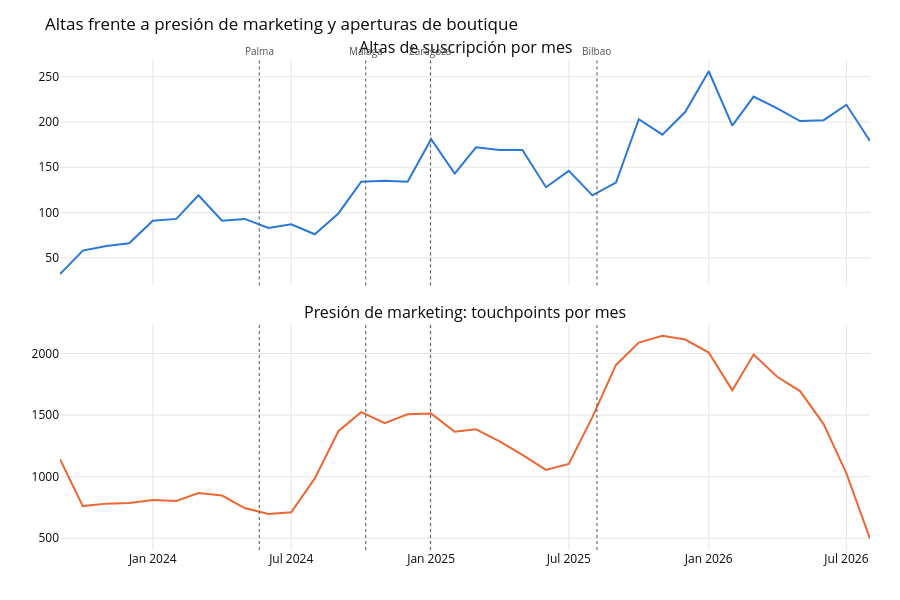

The cell this chart's notebook holds for it:
### Markdown cell above
### Campañas y aperturas de tienda

Lo que sigue es **contexto, no atribución**. Se superpone la presión de marketing y las aperturas
de boutique sobre las altas mensuales para ver si coinciden con los tramos donde la serie se
acelera. Repartir el mérito entre canales es el trabajo de la página 6, que usa modelos de
atribución de verdad; aquí sólo se mira si hay coincidencia temporal.

### Code cell
con = duckdb.connect(str(DB_PATH), read_only=True)
marketing_monthly = con.sql("""
    select touchpoint_month as m, count(*) as touchpoints, sum(cost_eur) as spend_eur
    from fct_marketing_attribution
    group by 1
""").df()
# La apertura de una boutique se deduce de su primera venta en fct_shop_orders. Coincide al día
# con la fecha de apertura real para las cuatro que abren dentro del histórico, así que no hace
# falta exponer la tabla de tiendas como mart sólo para esto.
store_openings = con.sql("""
    select store_id, any_value(store_city) as city, min(order_date) as opened_at
    from fct_shop_orders
    where store_id is not null
    group by 1
""").df()
con.close()

marketing_touchpoints = ts.build_series(marketing_monthly, "m", "touchpoints", freq="MS")
marketing_spend = ts.build_series(marketing_monthly, "m", "spend_eur", freq="MS")
store_openings["opened_at"] = pd.to_datetime(store_openings["opened_at"])
# Margen de un mes: una boutique que ya estaba abierta cuando arranca el histórico vende desde
# el primer día, así que su "primera venta" no es una apertura. Sin el margen se colarían
# Barcelona y Sevilla, que simplemente venden el 2 y el 3 de septiembre de 2023.
first_month_end = active.index.min() + pd.Timedelta(days=30)
openings = store_openings[store_openings.opened_at > first_month_end].sort_values("opened_at")
print("Aperturas de boutique dentro del histórico:")
print(openings.to_string(index=False))

fig = make_subplots(rows=2, cols=1, shared_xaxes=True, vertical_spacing=0.08,
                    subplot_titles=("Altas de suscripción por mes",
                                    "Presión de marketing: touchpoints por mes"))
fig.add_trace(go.Scatter(x=signups.index, y=signups.to_numpy(), mode="lines",
                         line=dict(color=C_BLUE, width=2), showlegend=False), row=1, col=1)
fig.add_trace(go.Scatter(x=marketing_touchpoints.index, y=marketing_touchpoints.to_numpy(),
                         mode="lines", line=dict(color=C_ORANGE, width=2),
                         showlegend=False), row=2, col=1)
for _, row in openings.iterrows():
    for r in (1, 2):
        fig.add_vline(x=row.opened_at, line=dict(color=C_MUTED, width=1, dash="dot"), row=r, col=1)
    fig.add_annotation(x=row.opened_at, yref="y domain", y=1.0, row=1, col=1,
                       text=row.city, showarrow=False, yanchor="bottom",
                       font=dict(color=C_MUTED, size=10))
layout4 = {k: v for k, v in PLOT_LAYOUT.items() if k not in ("height", "xaxis", "yaxis", "legend")}
fig.update_layout(**layout4, height=600, showlegend=False,
                  title="Altas frente a presión de marketing y aperturas de boutique")
fig.update_xaxes(gridcolor=C_GRID); fig.update_yaxes(gridcolor=C_GRID)
fig.show()

print()
print("Touchpoints por mes, últimos 8:")
print(marketing_touchpoints.tail(8).astype(int).to_string())

### Figure 1 — Plotly figure (JSON) as saved in the notebook; plotly's stock layout.template omitted (floating-point values rounded to 4 significant figures)
{"data": [{"line": {"color": "#2a78d6", "width": 2}, "mode": "lines", "showlegend": false, "type": "scatter", "x": ["2023-09-01T00:00:00.000000", "2023-10-01T00:00:00.000000", "2023-11-01T00:00:00.000000", "2023-12-01T00:00:00.000000", "2024-01-01T00:00:00.000000", "2024-02-01T00:00:00.000000", "2024-03-01T00:00:00.000000", "2024-04-01T00:00:00.000000", "2024-05-01T00:00:00.000000", "2024-06-01T00:00:00.000000", "2024-07-01T00:00:00.000000", "2024-08-01T00:00:00.000000", "2024-09-01T00:00:00.000000", "2024-10-01T00:00:00.000000", "2024-11-01T00:00:00.000000", "2024-12-01T00:00:00.000000", "2025-01-01T00:00:00.000000", "2025-02-01T00:00:00.000000", "2025-03-01T00:00:00.000000", "2025-04-01T00:00:00.000000", "2025-05-01T00:00:00.000000", "2025-06-01T00:00:00.000000", "2025-07-01T00:00:00.000000", "2025-08-01T00:00:00.000000", "2025-09-01T00:00:00.000000", "2025-10-01T00:00:00.000000", "2025-11-01T00:00:00.000000", "2025-12-01T00:00:00.000000", "2026-01-01T00:00:00.000000", "2026-02-01T00:00:00.000000", "2026-03-01T00:00:00.000000", "2026-04-01T00:00:00.000000", "2026-05-01T00:00:00.000000", "2026-06-01T00:00:00.000000", "2026-07-01T00:00:00.000000", "2026-08-01T00:00:00.000000"], "xaxis": "x", "y": [32, 58, 63, 66, 91, 93, 119, 91, 93, 83, 87, 76, 99, 134, 135, 134, 181, 143, 172, 169, 169, 128, 146, 119, 133, 203, 186, 211, 256, 196, 228, 215, 201, 202, 219, 179], "yaxis": "y"}, {"line": {"color": "#eb6834", "width": 2}, "mode": "lines", "showlegend": false, "type": "scatter", "x": ["2023-09-01T00:00:00.000000", "2023-10-01T00:00:00.000000", "2023-11-01T00:00:00.000000", "2023-12-01T00:00:00.000000", "2024-01-01T00:00:00.000000", "2024-02-01T00:00:00.000000", "2024-03-01T00:00:00.000000", "2024-04-01T00:00:00.000000", "2024-05-01T00:00:00.000000", "2024-06-01T00:00:00.000000", "2024-07-01T00:00:00.000000", "2024-08-01T00:00:00.000000", "2024-09-01T00:00:00.000000", "2024-10-01T00:00:00.000000", "2024-11-01T00:00:00.000000", "2024-12-01T00:00:00.000000", "2025-01-01T00:00:00.000000", "2025-02-01T00:00:00.000000", "2025-03-01T00:00:00.000000", "2025-04-01T00:00:00.000000", "2025-05-01T00:00:00.000000", "2025-06-01T00:00:00.000000", "2025-07-01T00:00:00.000000", "2025-08-01T00:00:00.000000", "2025-09-01T00:00:00.000000", "2025-10-01T00:00:00.000000", "2025-11-01T00:00:00.000000", "2025-12-01T00:00:00.000000", "2026-01-01T00:00:00.000000", "2026-02-01T00:00:00.000000", "2026-03-01T00:00:00.000000", "2026-04-01T00:00:00.000000", "2026-05-01T00:00:00.000000", "2026-06-01T00:00:00.000000", "2026-07-01T00:00:00.000000", "2026-08-01T00:00:00.000000"], "xaxis": "x2", "y": [1141, 761, 781, 786, 811, 802, 867, 847, 745, 697, 711, 986, 1369, 1524, 1435, 1507, 1512, 1364, 1384, 1287, 1177, 1055, 1103, 1483, 1907, 2088, 2143, 2113, 2007, 1701, 1992, 1811, 1695, 1427, 1026, 496], "yaxis": "y2"}], "layout": {"annotations": [{"font": {"size": 16}, "showarrow": false, "text": "Altas de suscripción por mes", "x": 0.5, "xanchor": "center", "xref": "paper", "y": 1.0, "yanchor": "bottom", "yref": "paper"}, {"font": {"size": 16}, "showarrow": false, "text": "Presión de marketing: touchpoints por mes", "x": 0.5, "xanchor": "center", "xref": "paper", "y": 0.46, "yanchor": "bottom", "yref": "paper"}, {"font": {"color": "#52514e", "size": 10}, "showarrow": false, "text": "Palma", "x": "2024-05-20T00:00:00", "xref": "x", "y": 1.0, "yanchor": "bottom", "yref": "y domain"}, {"font": {"color": "#52514e", "size": 10}, "showarrow": false, "text": "Málaga", "x": "2024-10-07T00:00:00", "xref": "x", "y": 1.0, "yanchor": "bottom", "yref": "y domain"}, {"font": {"color": "#52514e", "size": 10}, "showarrow": false, "text": "Zaragoza", "x": "2024-12-31T00:00:00", "xref": "x", "y": 1.0, "yanchor": "bottom", "yref": "y domain"}, {"font": {"color": "#52514e", "size": 10}, "showarrow": false, "text": "Bilbao", "x": "2025-08-07T00:00:00", "xref": "x", "y": 1.0, "yanchor": "bottom", "yref": "y domain"}], "font": {"color": "#0b0b0b", "size": 12}, "height": 600, "hovermode": "x unified", "margin": {"b": 50, "l": 60, "r": 30, "t": 60}, "shapes": [{"line": {"color": "#52514e", "dash": "dot", "width": 1}, "type": "line", "x0": "2024-05-20T00:00:00", "x1": "2024-05-20T00:00:00", "xref": "x", "y0": 0, "y1": 1, "yref": "y domain"}, {"line": {"color": "#52514e", "dash": "dot", "width": 1}, "type": "line", "x0": "2024-05-20T00:00:00", "x1": "2024-05-20T00:00:00", "xref": "x2", "y0": 0, "y1": 1, "yref": "y2 domain"}, {"line": {"color": "#52514e", "dash": "dot", "width": 1}, "type": "line", "x0": "2024-10-07T00:00:00", "x1": "2024-10-07T00:00:00", "xref": "x", "y0": 0, "y1": 1, "yref": "y domain"}, {"line": {"color": "#52514e", "dash": "dot", "width": 1}, "type": "line", "x0": "2024-10-07T00:00:00", "x1": "2024-10-07T00:00:00", "xref": "x2", "y0": 0, "y1": 1, "yref": "y2 domain"}, {"line": {"color": "#52514e", "dash": "dot", "width": 1}, "type": "line", "x0": "2024-12-31T00:00:00", "x1": "2024-12-31T00:00:00", "xref": "x", "y0": 0, "y1": 1, "yref": "y domain"}, {"line": {"color": "#52514e", "dash": "dot", "width": 1}, "type": "line", "x0": "2024-12-31T00:00:00", "x1": "2024-12-31T00:00:00", "xref": "x2", "y0": 0, "y1": 1, "yref": "y2 domain"}, {"line": {"color": "#52514e", "dash": "dot", "width": 1}, "type": "line", "x0": "2025-08-07T00:00:00", "x1": "2025-08-07T00:00:00", "xref": "x", "y0": 0, "y1": 1, "yref": "y domain"}, {"line": {"color": "#52514e", "dash": "dot", "width": 1}, "type": "line", "x0": "2025-08-07T00:00:00", "x1": "2025-08-07T00:00:00", "xref": "x2", "y0": 0, "y1": 1, "yref": "y2 domain"}], "showlegend": false, "title": {"text": "Altas frente a presión de marketing y aperturas de boutique"}, "xaxis": {"anchor": "y", "domain": [0.0, 1.0], "gridcolor": "#e6e6e3", "matches": "x2", "showticklabels": false}, "xaxis2": {"anchor": "y2", "domain": [0.0, 1.0], "gridcolor": "#e6e6e3"}, "yaxis": {"anchor": "x", "domain": [0.54, 1.0], "gridcolor": "#e6e6e3"}, "yaxis2": {"anchor": "x2", "domain": [0.0, 0.46], "gridcolor": "#e6e6e3"}}}
